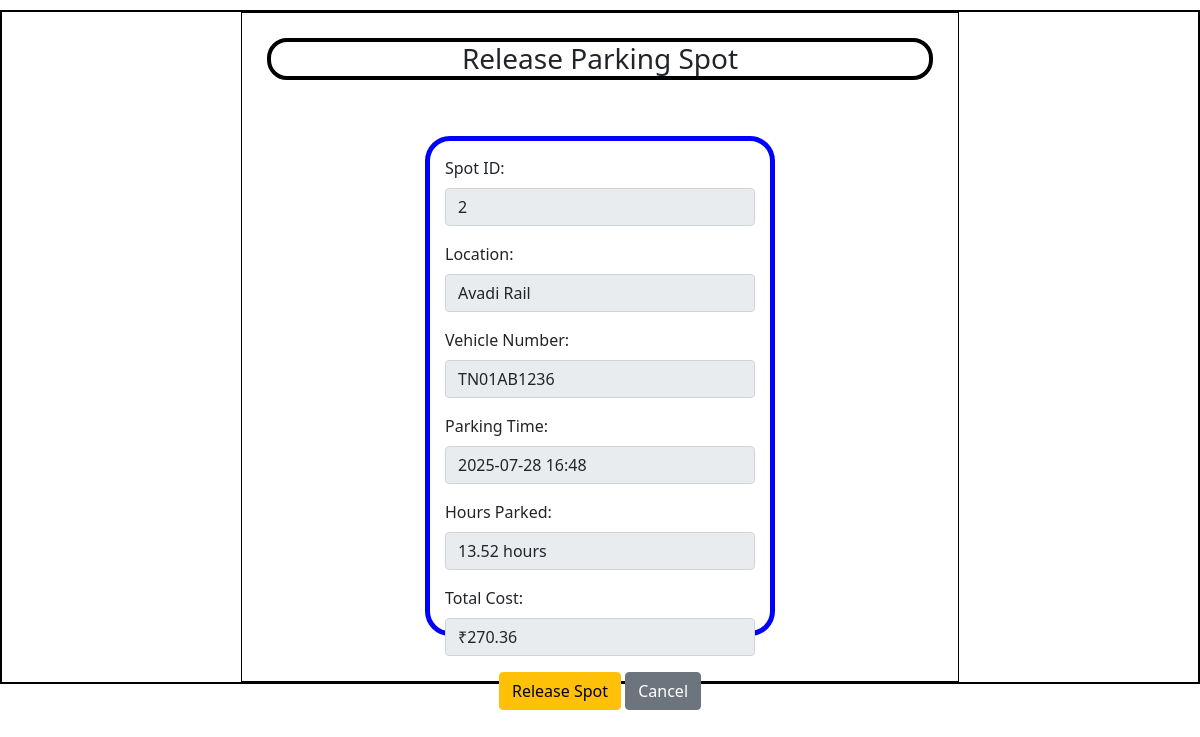
/release-spot/4/2, run on the app's committed database.
### application/models.py (models this page shows)
class ParkingSpot(db.Model):
    id = db.Column(db.Integer, primary_key=True)
    lot_id = db.Column(db.Integer, db.ForeignKey('parking_lot.id'), nullable=False)
    status = db.Column(db.String(), default='available')
    reservations = db.relationship('Reservation', backref='spot')

class ParkingLot(db.Model):
    id = db.Column(db.Integer, primary_key=True)
    prime_location_name = db.Column(db.String(), nullable=False)
    price = db.Column(db.Float, nullable=False)
    address = db.Column(db.String(), nullable=False)
    pin_code = db.Column(db.String(), nullable=False)
    max_spots = db.Column(db.Integer, nullable=False)
    spots = db.relationship('ParkingSpot', backref='lot')

class User(db.Model):
    id = db.Column(db.Integer, primary_key=True)
    first_name = db.Column(db.String(), nullable=False)
    last_name = db.Column(db.String(), nullable=False)
    email = db.Column(db.String(), unique=True, nullable=False)
    pwd = db.Column(db.String(), nullable=False)
    vehicle_reg = db.Column(db.String(), unique=True, nullable=False)
    address = db.Column(db.String(), nullable=False)
    pincode = db.Column(db.String(), nullable=False)
    phone_number = db.Column(db.String(), unique=True, nullable=False)
    gender = db.Column(db.String())
    age = db.Column(db.Integer)
    type = db.Column(db.String(), default='general')
    reservations = db.relationship('Reservation', backref='user')

class Reservation(db.Model):
    id = db.Column(db.Integer, primary_key=True)
    spot_id = db.Column(db.Integer, db.ForeignKey('parking_spot.id'), nullable=False)
    user_id = db.Column(db.Integer, db.ForeignKey('user.id'), nullable=False)
    parking_timestamp = db.Column(db.DateTime, nullable=False)
    leaving_timestamp = db.Column(db.DateTime, nullable=True)
    cost_per_unit_time = db.Column(db.Float, nullable=False)
    vehicle_num = db.Column(db.String(), nullable=False)

### application/controllers.py (the view, shortened to what this page needs)
@app.route("/release-spot/<int:user_id>/<int:reservation_id>", methods=["GET", "POST"])
def release_spot(user_id, reservation_id):
    this_user = User.query.get(user_id)
    reservation = Reservation.query.get(reservation_id)
    if not reservation or reservation.user_id != user_id:
        return "Invalid reservation!..."
    spot = ParkingSpot.query.get(reservation.spot_id)
    lot = ParkingLot.query.get(spot.lot_id) if spot else None
    parking_duration = (datetime.utcnow() + timedelta(hours=5, minutes=30)) - reservation.parking_timestamp
    hours_parked = parking_duration.total_seconds() / 3600
    total_cost = hours_parked * reservation.cost_per_unit_time
    return render_template("release_spot.html", this_user=this_user, reservation=reservation, spot=spot, lot=lot, hours_parked=round(hours_parked, 2), total_cost=round(total_cost, 2))

### templates/release_spot.html (shortened to what this page needs)
<!DOCTYPE html>
<html lang="en">
<head>
    <link rel="stylesheet" href="../static/style.css">
    <link href="https://cdn.jsdelivr.net/npm/bootstrap@5.0.2/dist/css/bootstrap.min.css" rel="stylesheet">
</head>
<body>
    <div id="main">
        <div id="canvas">
            <div id="content">
                <h3 class="headings text-center">Release Parking Spot</h3>
                <form action="/release-spot/{{this_user.id}}/{{reservation.id}}" method="POST">
                    <div id="form-body">
                        <div class="mb-3">
                            <label for="spot-id" class="form-label">Spot ID:</label>
                            <input type="text" class="form-control" id="spot-id" value="{{spot.id}}" readonly>
                        </div>
                        <div class="mb-3">
                            <label for="location" class="form-label">Location:</label>
                            <input type="text" class="form-control" id="location" value="{{lot.prime_location_name}}" readonly>
                        </div>
                        <div class="mb-3">
                            <label for="vehicle-num" class="form-label">Vehicle Number:</label>
                            <input type="text" class="form-control" id="vehicle-num" value="{{this_user.vehicle_reg}}" readonly>
                        </div>
                        <div class="mb-3">
                            <label for="park-time" class="form-label">Parking Time:</label>
                            <input type="text" class="form-control" id="park-time" value="{{reservation.parking_timestamp.strftime('%Y-%m-%d %H:%M')}}" readonly>
                        </div>
                        <div class="mb-3">
                            <label for="hours-parked" class="form-label">Hours Parked:</label>
                            <input type="text" class="form-control" id="hours-parked" value="{{hours_parked}} hours" readonly>
                        </div>
                        <div class="mb-3">
                            <label for="total-cost" class="form-label">Total Cost:</label>
                            <input type="text" class="form-control" id="total-cost" value="₹{{total_cost}}" readonly>
                        </div>
                        <div class="text-center">
                            <button type="submit" class="btn btn-warning">Release Spot</button>
                            <a href="/user_dashboard/{{ this_user.id }}" class="btn btn-secondary">Cancel</a>
                        </div>
                    </div>
                </form>
            </div>
        </div>
    </div>
</body>
</html>

### static/style.css (style rules this page uses)
* { margin: 0px; }
#main, canvas { border: 2px solid black; margin-top: 10px; margin-bottom: 10px; }
#canvas { width: 60%; height: 850px; margin: auto; border: 1px solid black; }
#form-body { width: 350px; height: 350px; border: 5px solid blue; margin: auto; margin-top: 150px; padding: 15px; border-radius: 25px; }
.headings { border: 4px solid black; border-radius: 20px; margin: 25px; }

### templates/release_spot.html (style rules this page uses)
#form-body { height: 500px; margin-top: 56px; }
#canvas { height: 670px; }

### data on the page
ParkingSpot: id "2"
ParkingLot: prime_location_name "Avadi Rail"
User: vehicle_reg "TN01AB1236"
Reservation: parking_timestamp "2025-07-28 16:48"
